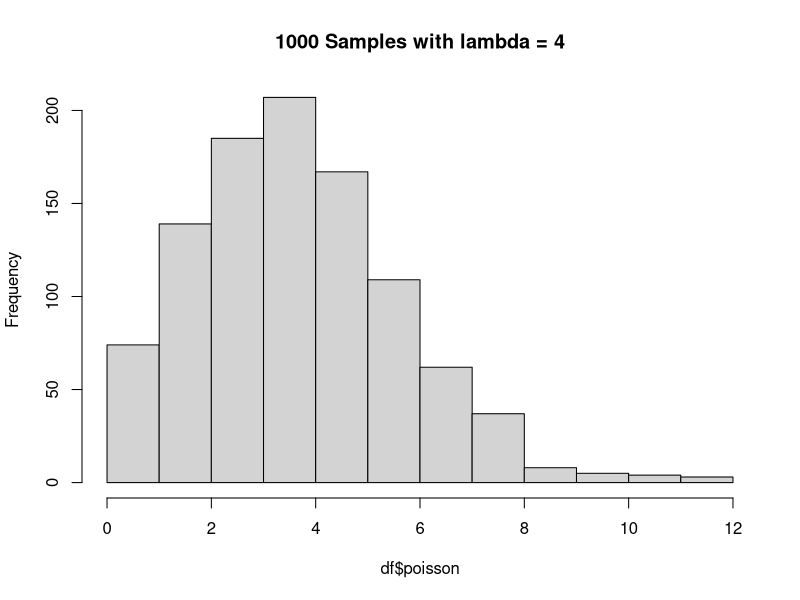

R code for this plot:
## ---- chunk 1
knitr::opts_chunk$set(echo = TRUE)
## ---- chunk 2
lambda <- 1000 * (1/250)
x <- 4 # 4 typos
p_four_typo <- (lambda ^ x * exp(-lambda)) / factorial(x)
p_four_typo
## ---- chunk 3
lambda <- 4
x <- 0 # no typo
p_zero_typo <- (lambda ^ x * exp(-lambda)) / factorial(x)
p_zero_typo
## ---- chunk 4
# probability of exactly 4 typos
p1 <- dpois(4, lambda = 4)
p1
## ---- chunk 5
# probability of no typo
q2 <- dpois(0, lambda = 4)
q2
## ---- chunk 6
events = 1:1000
lambda = 4
poisson <- rpois(1000, lambda)
df <- data.frame(events, poisson)

hist(df$poisson, main = "1000 Samples with lambda = 4")
